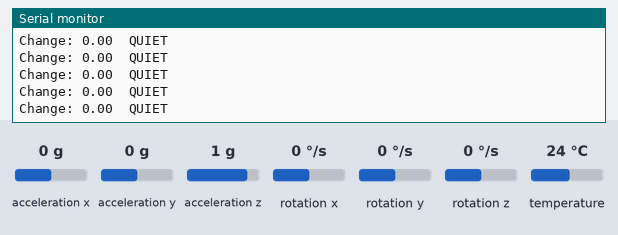
Recording of a sketch running on a simulated Arduino Uno, built with avr-gcc and run on an emulated ATmega328P. Shown: the last lines printed to the serial monitor. Inputs (shaded band) come from the test bench; at power-on: acceleration x 0 g, acceleration y 0 g, acceleration z 1 g, rotation x 0 °/s, rotation y 0 °/s, rotation z 0 °/s, temperature 24 °C.

Above: at 1.2 s.
1.3 s: acceleration x set to -1.4 g
At 1.34 s:
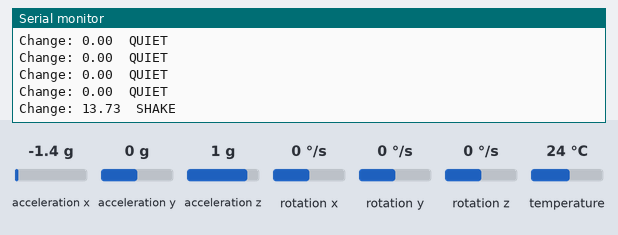
2.8 s: acceleration y set to -0.8 g
At 2.82 s:
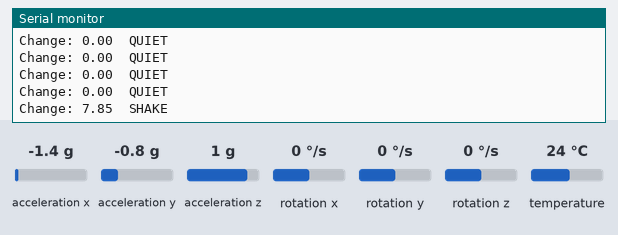
4.3 s: acceleration z set to -1.4 g
At 4.36 s:
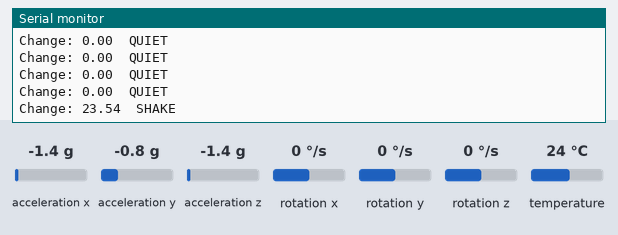
Timing chart, 0 to 7.3 s (numbered marks = the images above; inputs shaded):
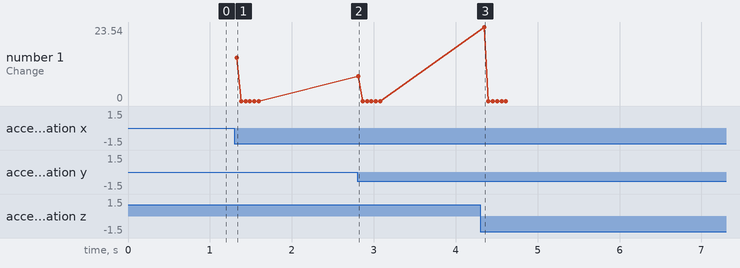

The sketch:

03.shake_detection.ino
```cpp
// First motion test: compare each reading with the last one
// and print SHAKE when the change is big enough.

#include <Wire.h>
#include <Adafruit_MPU6050.h>
#include <Adafruit_Sensor.h>

Adafruit_MPU6050 mpu;

const float SHAKE_THRESHOLD = 3.5;  // m/s^2

float lastX, lastY, lastZ;
bool shaken = false;
unsigned long lastShake = 0;

void setup() {
  Serial.begin(115200);
  while (!Serial) delay(10);

  if (!mpu.begin(0x68)) {
    Serial.println("MPU6050 not found");
    while (true) delay(100);
  }
  mpu.setAccelerometerRange(MPU6050_RANGE_8_G);
  mpu.setFilterBandwidth(MPU6050_BAND_21_HZ);

  sensors_event_t a, g, t;
  mpu.getEvent(&a, &g, &t);
  lastX = a.acceleration.x;
  lastY = a.acceleration.y;
  lastZ = a.acceleration.z;
}

void loop() {
  sensors_event_t a, g, t;
  mpu.getEvent(&a, &g, &t);

  float dx = a.acceleration.x - lastX;
  float dy = a.acceleration.y - lastY;
  float dz = a.acceleration.z - lastZ;
  float change = sqrt(dx * dx + dy * dy + dz * dz);

  lastX = a.acceleration.x;
  lastY = a.acceleration.y;
  lastZ = a.acceleration.z;

  if (change > SHAKE_THRESHOLD) {
    shaken = true;
    lastShake = millis();
  }

  Serial.print("Change: ");
  Serial.print(change, 2);
  // keep showing SHAKE for 300 ms so it doesn't flicker
  Serial.println(shaken && millis() - lastShake < 300 ? "  SHAKE" : "  QUIET");
  delay(50);
}
```

Measured:
- after the input at 1.3 s, the serial monitor: prints a new line at once (image 1)
- after the input at 2.8 s, the serial monitor: prints a new line at once (image 2)
- after the input at 4.3 s, the serial monitor: prints a new line after 0.05 s (image 3)
